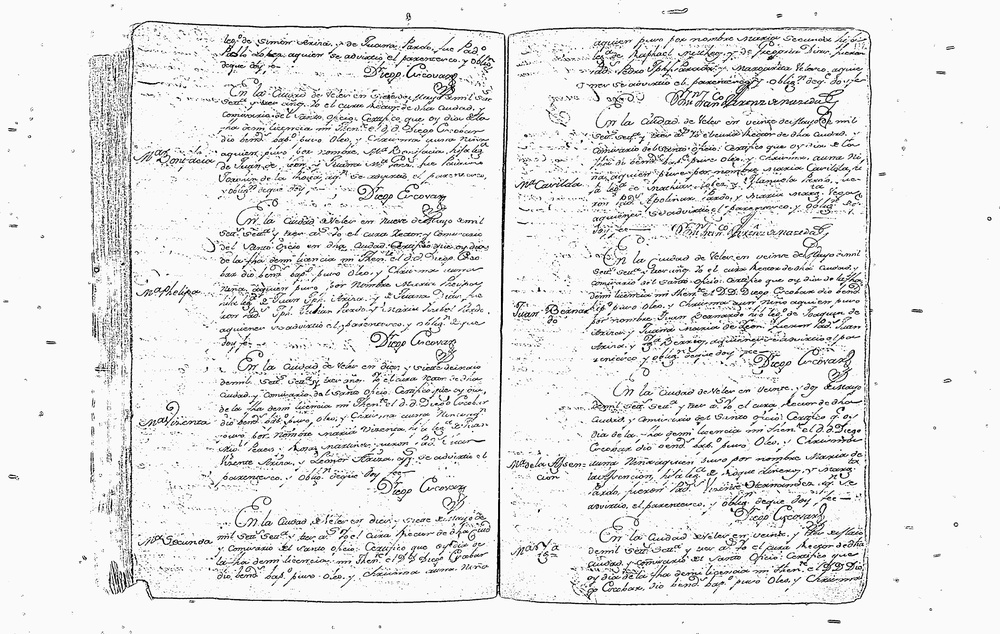
#> input picture temp/image.jpg, 1000 x 634 px, shrunk from 4215 x 2672 before the run
$ python -i image_correction.py   (imports and definitions only)   (older library calls are emulated)
#> lines starting #> are read from the running program, lines starting #| are printed output that depends on the picture
import cv2
from PIL import Image
import numpy as np

# This class defines image correction methods to improve the quality of the input image and creates a method to
# execute a series of corrections that generally yield the best OCR results.
class ImageCorrection:
    def __init__(self) -> None:
        pass

    # This method creates a window and displays the image
    def show_img(self, path, title="image"):
        img = cv2.imread(path)
        cv2.imshow(title, img)
        cv2.waitKey(0)

    # Main function of the ImageCorrection class that activates the image correction pipeline
    def full_edit(self, path):

        # INCREASE CONTRAST

        # Opens the image twice. img will be used to create a mask,
        # while img_original will be the image the mask is applied on
#> called with path = 'temp/image.jpg'
        img = cv2.imread(path)
#> img is the input picture: shape (634, 1000, 3); min 0, max 255, mean 231.1
        img_original = cv2.imread(path)

        # Convert the images to grayscale
        print("Converting images to grayscale")
        img = cv2.cvtColor(img, cv2.COLOR_BGR2GRAY)
#> img: shape (634, 1000)
        img_original = cv2.cvtColor(img_original, cv2.COLOR_BGR2GRAY)

        # Creates a mask for the white and black values
        print("Creating white and black masks")
        mask = cv2.adaptiveThreshold(img_original, 250, cv2.ADAPTIVE_THRESH_GAUSSIAN_C, cv2.THRESH_BINARY, 101, 10)
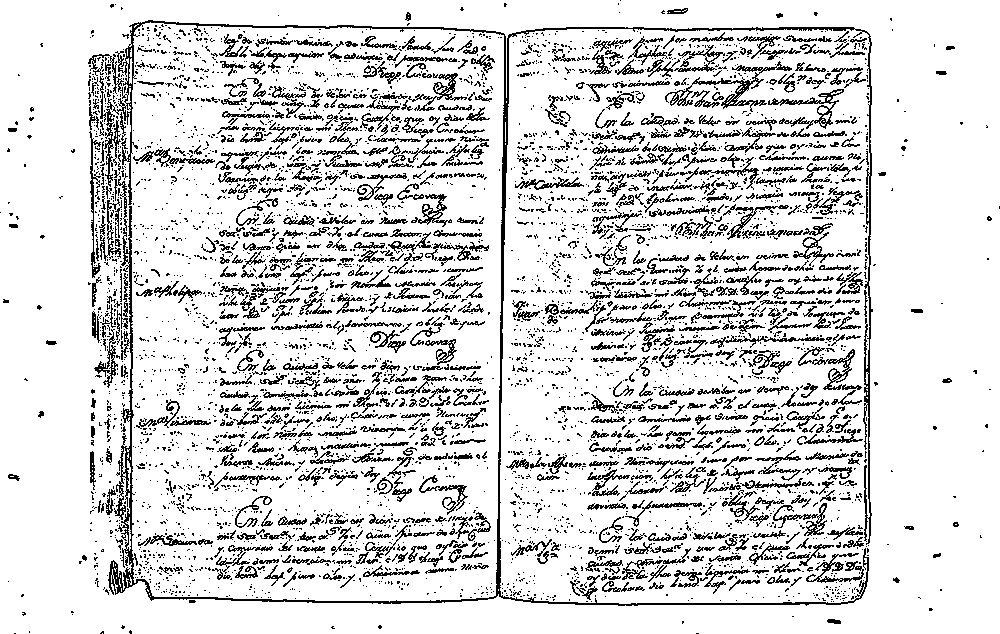
#> mask: shape (634, 1000); values 0 (black) and 250 (white), 85% white; black in thin lines or dots
        cv2.imshow("mask", mask)
        cv2.waitKey(0)
        mask_inv = cv2.bitwise_not(mask)
#> mask_inv: shape (634, 1000); values 5 (black) and 255 (white), 15% white in thin lines or dots
        cv2.imshow("mask_inv", mask_inv)
        cv2.waitKey(0)

        # Apply histogram equalization to increase contrast
        print("Increasing contrast")
        clahe = cv2.createCLAHE(clipLimit=4.1, tileGridSize=(20, 20))
        img_contrast = clahe.apply(img)
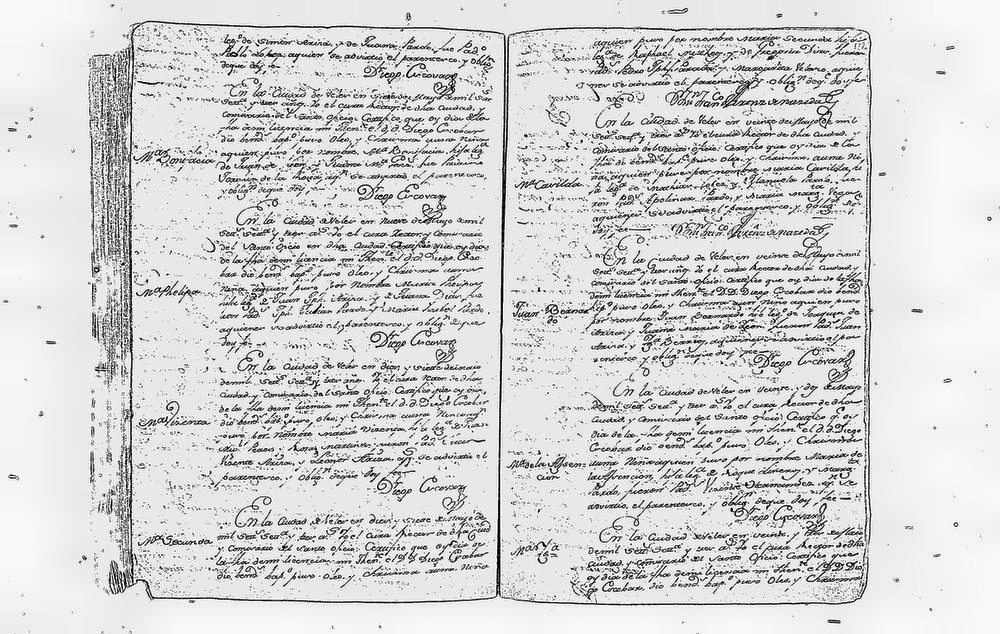
#> img_contrast: shape (634, 1000); min 1, max 255, mean 213.3

        # Merges the original image with the contrasted image to preserve white values
        # from original and black values from contrasted image
        print("Merging images and masks")
        img = cv2.bitwise_and(img_original, img_original, mask=mask_inv)
        img = cv2.add(img, img_contrast, mask=mask)
#> img: shape (634, 1000); 85% white; black in thin lines or dots
        cv2.imshow("Contrast", img)
        cv2.waitKey(0)


        #BINARIZARION
        # Binarization refers to the process of turning RGB
        # or greyscale images into pure black and pure white pixels

        # threshold takes the image and intensifies the contrast between black and white
        thr, img = cv2.threshold(img, 220, 250, cv2.THRESH_BINARY)
        cv2.imshow("Binarization", img)
        cv2.waitKey(0)

        # ERODE
        # This process makes the white regions smaller and white pixels in black areas disappear

        # Creates a 2x2 kernel full of ones
        kernel = np.ones((2,2), np.uint8)

        # Inverts the color of pixels in the image by inverting the bytes (black becomes white, etc.)
        # For binary images, this is done to apply the operations only to the text (which would become white)
        img = cv2.bitwise_not(img)

        # Since the kernel is a 2x2 matrix, then we are considering a 2x2 region around a pixel
        # The erosion operation finds the minimum value in the area covered by the kernel
        # And changes all the pixels in the area to this minimum value
        img = cv2.erode(img, kernel, iterations=1)
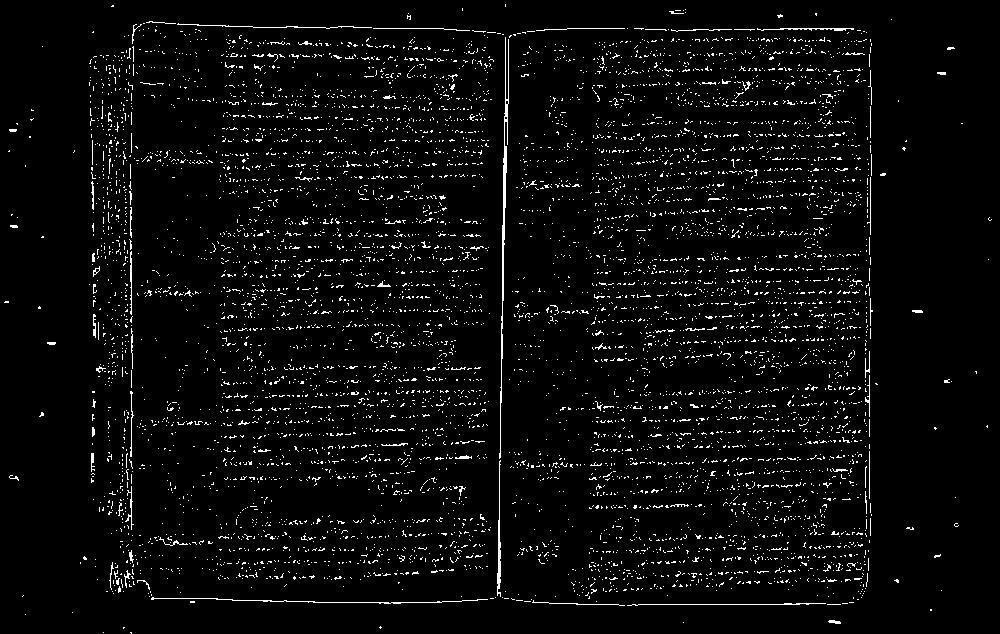
#> img: shape (634, 1000); values 5 (black) and 255 (white), 4% white in thin lines or dots

        cv2.imshow("Erosion", img)
        cv2.waitKey(0)

        #DILATION
        # Dilation makes white areas get larger and black pixels in white regions disappear

        # Since the kerner is a 2x2 matrix, then we are considering a 2x2 region around a pixel
        # The dilate operation finds the maximum value in the area covered by the kernel
        # And changes all the pixels in the area to this maximum value
        img = cv2.dilate(img, kernel, iterations=1)
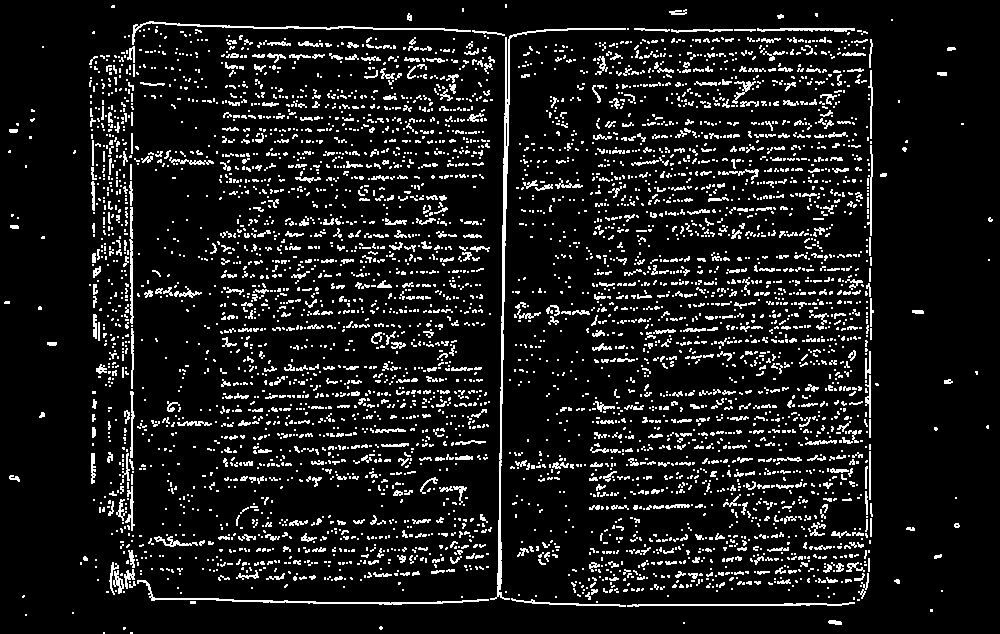
#> img: shape (634, 1000); values 5 (black) and 255 (white), 10% white in thin lines or dots

        cv2.imshow("Dilation", img)
        cv2.waitKey(0)

        # Invert the colors to their original byte values
        img = cv2.bitwise_not(img)
#> img: shape (634, 1000); values 0 (black) and 250 (white), 90% white; black in thin lines or dots

        #DENOISING

        # MorphologyEx applies a closing operation (MORPH_CLOSE) to the area covered by the kernel
        # A closing operation fills black holes in white regions on binary images
        # The opposite operation (MORPH_OPEN) removes white dots in black regions on binary images
        img = cv2.morphologyEx(img, cv2.MORPH_CLOSE, kernel)
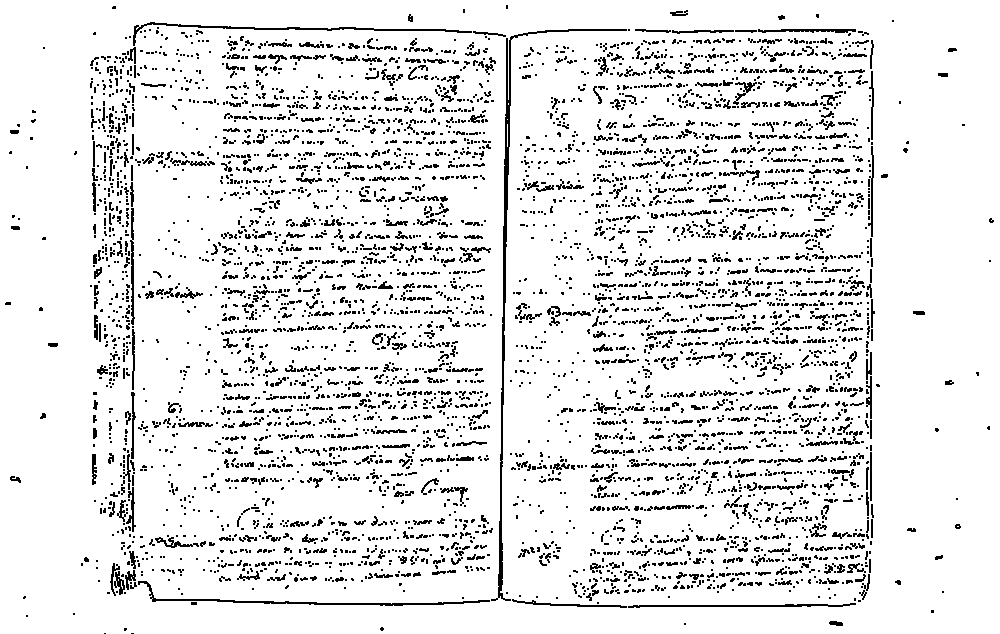
#> img: shape (634, 1000); values 0 (black) and 250 (white), 90% white; black in thin lines or dots

        # medianBlur calculates the median of a 3x3 region around each pixel and sets the pixel value to that median
        img = cv2.medianBlur(img, 3)
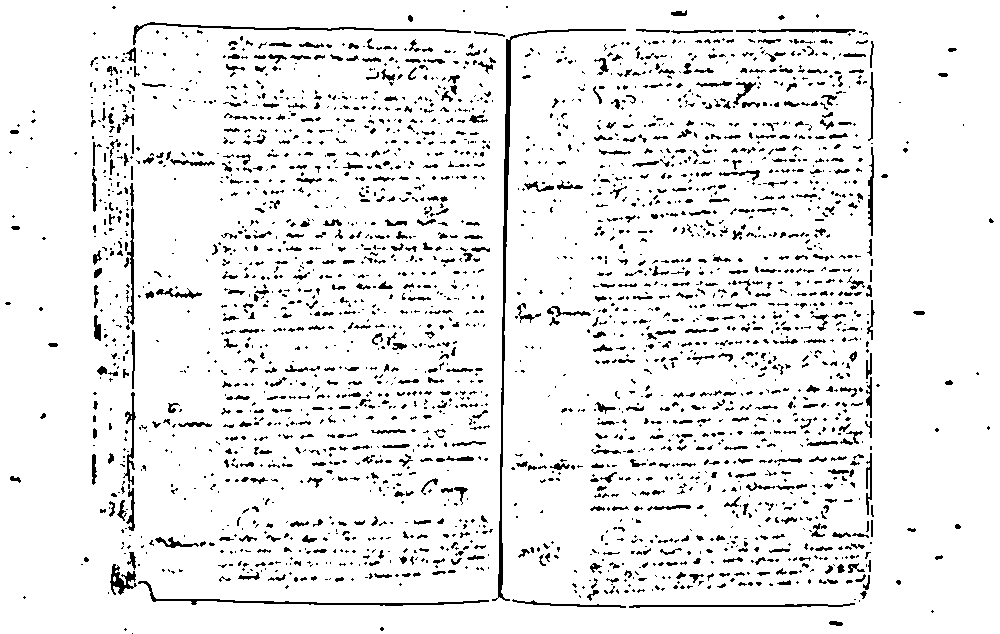
#> img: shape (634, 1000); values 0 (black) and 250 (white), 92.5% white; black in thin lines or dots
        cv2.imshow("Denoise", img)
        cv2.waitKey(0)

        #SHARPENING

        laplacian = np.uint8(np.absolute(cv2.Laplacian(img, cv2.CV_64F, ksize=3)))
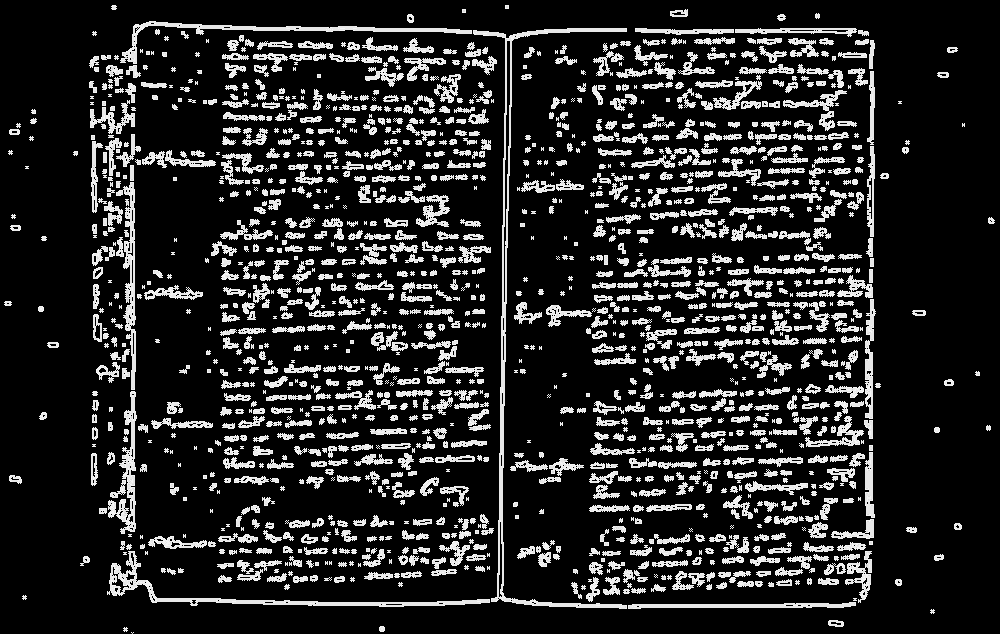
#> laplacian: shape (634, 1000); min 0, max 244, mean 40.1
        img = cv2.addWeighted(img, 1.5, laplacian, -0.4, 0)
#> img: shape (634, 1000); 92.5% white; black in thin lines or dots
        cv2.imshow("Sharpening", img)
        cv2.waitKey(0)

        # Save image and display result
        cv2.imwrite(path, img)
        self.show_img(path, "Final Result")
        cv2.waitKey(0)

>>> result = ImageCorrection().full_edit('temp/image.jpg')
